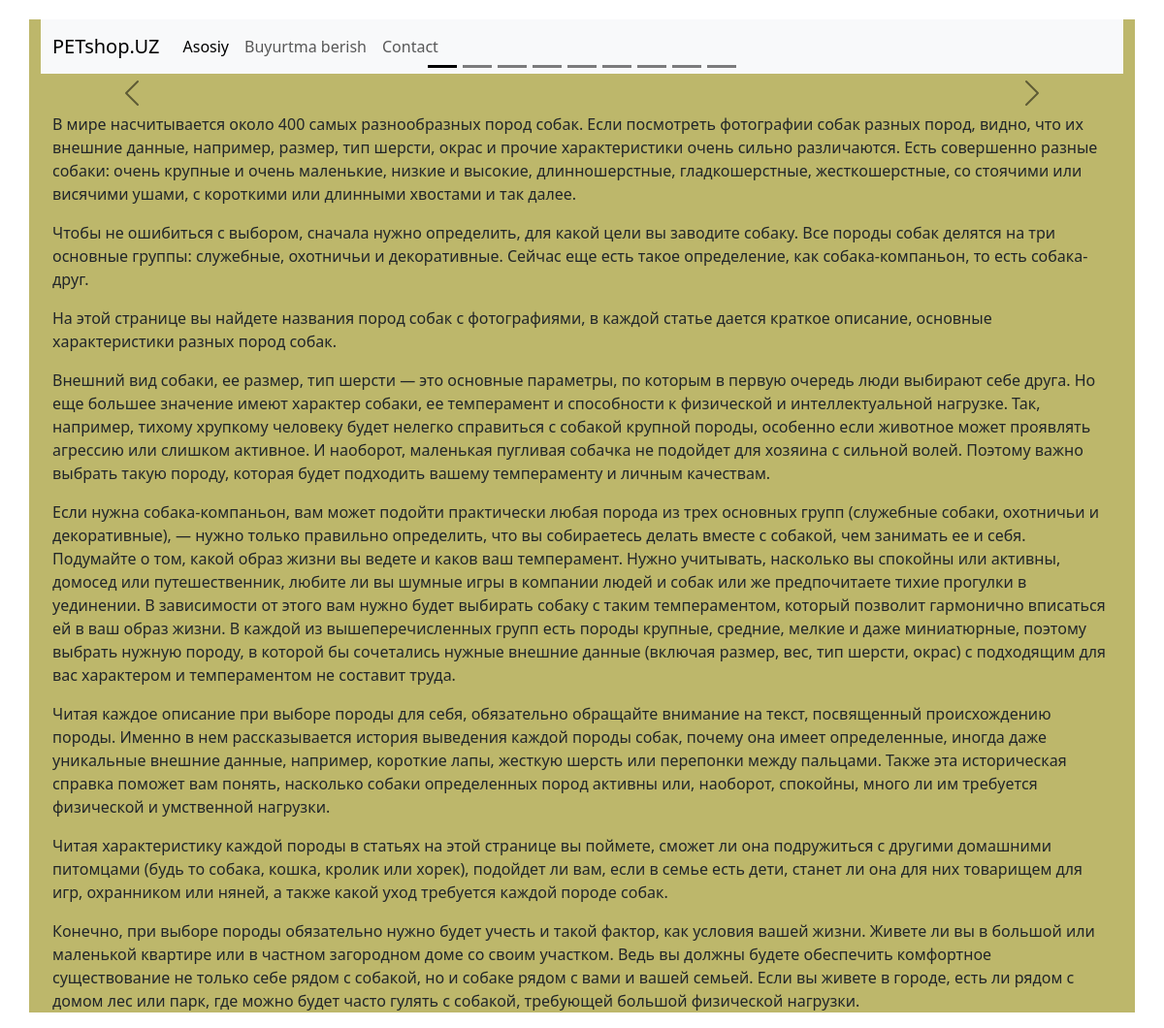
/asosiy, run on the app's committed database.
### main/models.py (models this page shows, shortened)
class Axborot(models.Model):
    info = models.TextField()
    created_at = models.DateTimeField(auto_now=True)
    class Meta:
        verbose_name = 'info'
        verbose_name_plural = 'Infos'

### main/views.py (the view)
# urls.py: path('asosiy', asosiy, name='asosiy'),
def asosiy(request):
    information = Axborot.objects.all()
    context = {
        'information' : information
    }
    return render(request, 'main/Asosiy.html', context)

### main/templates/main/Asosiy.html (shortened to what this page needs)
{% extends 'main/base.html' %}
{% block body %}
<div class="container oraliq">
<div id="carouselExampleDark" class="carousel carousel-dark slide">
  <div class="carousel-indicators">
    <button type="button" data-bs-target="#carouselExampleDark" data-bs-slide-to="0" class="active" aria-current="true" aria-label="Slide 1"></button>
    <button type="button" data-bs-target="#carouselExampleDark" data-bs-slide-to="1" aria-label="Slide 2"></button>
    <button type="button" data-bs-target="#carouselExampleDark" data-bs-slide-to="2" aria-label="Slide 3"></button>
    <button type="button" data-bs-target="#carouselExampleDark" data-bs-slide-to="3" aria-label="Slide 4"></button>
    <button type="button" data-bs-target="#carouselExampleDark" data-bs-slide-to="4" aria-label="Slide 5"></button>
    <button type="button" data-bs-target="#carouselExampleDark" data-bs-slide-to="5" aria-label="Slide 6"></button>
    <button type="button" data-bs-target="#carouselExampleDark" data-bs-slide-to="6" aria-label="Slide 7"></button>
    <button type="button" data-bs-target="#carouselExampleDark" data-bs-slide-to="7" aria-label="Slide 8"></button>
    <button type="button" data-bs-target="#carouselExampleDark" data-bs-slide-to="8" aria-label="Slide 9"></button>
  </div>
  <button class="carousel-control-prev" type="button" data-bs-target="#carouselExampleDark" data-bs-slide="prev">
    <span class="carousel-control-prev-icon" aria-hidden="true"></span>
  </button>
  <button class="carousel-control-next" type="button" data-bs-target="#carouselExampleDark" data-bs-slide="next">
    <span class="carousel-control-next-icon" aria-hidden="true"></span>
  </button>
</div>
</div>
<div class="container oraliq">
  {%for i in information%}
  <p>{{i.info}}</p>
  {% endfor %}
</div>
{% endblock %}

### main/templates/main/base.html (style rules this page uses)
.oraliq { margin-top : 20px; background-color: #BDB76B; }

### data on the page
Axborot: info "В мире насчитывается около 400 самых разнообразных пород собак. Если посмотреть фотографии собак разных пород, видно, что их внешние данные, например, размер, тип шерсти, окрас и прочие характеристики очень сильно различаются. Есть совершенно разные собаки: очень крупные и очень маленькие, низкие и высокие, длинношерстные, гладкошерстные, жесткошерстные, со стоячими или висячими ушами, с короткими или длинными хвостами и так далее."
Axborot: info "Чтобы не ошибиться с выбором, сначала нужно определить, для какой цели вы заводите собаку. Все породы собак делятся на три основные группы: служебные, охотничьи и декоративные. Сейчас еще есть такое определение, как собака-компаньон, то есть собака-друг."
Axborot: info "На этой странице вы найдете названия пород собак с фотографиями, в каждой статье дается краткое описание, основные характеристики разных пород собак."
Axborot: info "Внешний вид собаки, ее размер, тип шерсти — это основные параметры, по которым в первую очередь люди выбирают себе друга. Но еще большее значение имеют характер собаки, ее темперамент и способности к физической и интеллектуальной нагрузке. Так, например, тихому хрупкому человеку будет нелегко справиться с собакой крупной породы, особенно если животное может проявлять агрессию или слишком активное. И наоборот, маленькая пугливая собачка не подойдет для хозяина с сильной волей. Поэтому важно выбрать такую породу, которая будет подходить вашему темпераменту и личным качествам."
Axborot: info "Если нужна собака-компаньон, вам может подойти практически любая порода из трех основных групп (служебные собаки, охотничьи и декоративные), — нужно только правильно определить, что вы собираетесь делать вместе с собакой, чем занимать ее и себя. Подумайте о том, какой образ жизни вы ведете и каков ваш темперамент. Нужно учитывать, насколько вы спокойны или активны, домосед или путешественник, любите ли вы шумные игры в компании людей и собак или же предпочитаете тихие прогулки в уединении. В зависимости от этого вам нужно будет выбирать собаку с таким темпераментом, который позволит гармонично вписаться ей в ваш образ жизни. В каждой из вышеперечисленных групп есть породы крупные, средние,…"
Axborot: info "Читая каждое описание при выборе породы для себя, обязательно обращайте внимание на текст, посвященный происхождению породы. Именно в нем рассказывается история выведения каждой породы собак, почему она имеет определенные, иногда даже уникальные внешние данные, например, короткие лапы, жесткую шерсть или перепонки между пальцами. Также эта историческая справка поможет вам понять, насколько собаки определенных пород активны или, наоборот, спокойны, много ли им требуется физической и умственной нагрузки."
Axborot: info "Читая характеристику каждой породы в статьях на этой странице вы поймете, сможет ли она подружиться с другими домашними питомцами (будь то собака, кошка, кролик или хорек), подойдет ли вам, если в семье есть дети, станет ли она для них товарищем для игр, охранником или няней, а также какой уход требуется каждой породе собак."
Axborot: info "Конечно, при выборе породы обязательно нужно будет учесть и такой фактор, как условия вашей жизни. Живете ли вы в большой или маленькой квартире или в частном загородном доме со своим участком. Ведь вы должны будете обеспечить комфортное существование не только себе рядом с собакой, но и собаке рядом с вами и вашей семьей. Если вы живете в городе, есть ли рядом с домом лес или парк, где можно будет часто гулять с собакой, требующей большой физической нагрузки."
